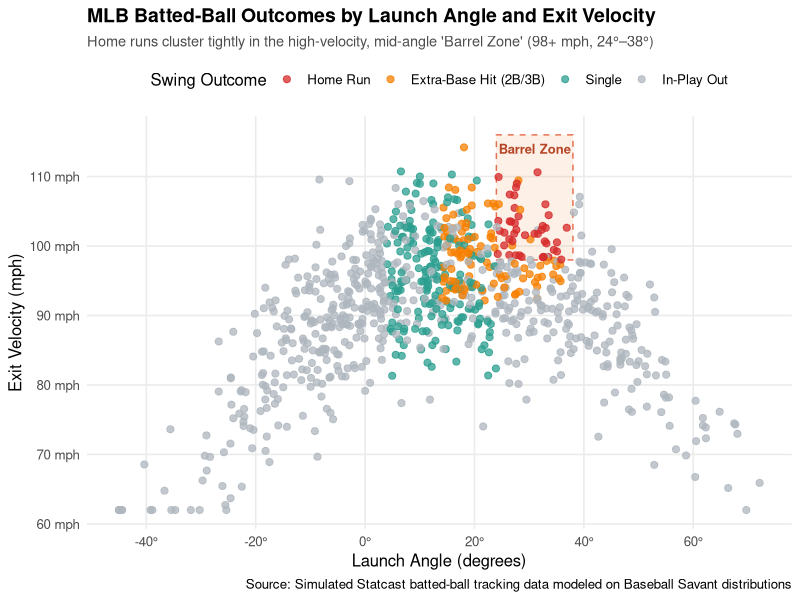

R code for this plot:
## ---- chunk 1
library(tidyverse)
## ---- chunk 2
#| fig-width: 8
#| fig-height: 5.5

set.seed(2026)

n_balls <- 900

statcast_sim <- tibble(
  pitch_type = sample(
    c("4-Seam Fastball", "Slider", "Changeup", "Curveball"),
    size = n_balls,
    replace = TRUE,
    prob = c(0.45, 0.25, 0.18, 0.12)
  ),
  bat_speed = rnorm(n_balls, mean = 72.5, sd = 4.2),
  launch_angle = rnorm(n_balls, mean = 14, sd = 22) |> pmin(75) |> pmax(-45),
  launch_speed = (45 + 0.72 * bat_speed - 0.012 * (launch_angle - 18)^2 +
    rnorm(n_balls, mean = 0, sd = 5.5)) |> pmin(116) |> pmax(62)
) |>
  mutate(
    outcome = case_when(
      launch_speed >= 98 & between(launch_angle, 24, 38) &
        runif(n_balls) < 0.78 ~ "Home Run",
      launch_speed >= 92 & between(launch_angle, 14, 36) &
        runif(n_balls) < 0.55 ~ "Extra-Base Hit (2B/3B)",
      launch_speed >= 78 & between(launch_angle, 4, 24) &
        runif(n_balls) < 0.65 ~ "Single",
      TRUE ~ "In-Play Out"
    ),
    outcome = factor(
      outcome,
      levels = c("Home Run", "Extra-Base Hit (2B/3B)", "Single", "In-Play Out")
    )
  )

ggplot(statcast_sim, aes(x = launch_angle, y = launch_speed, color = outcome)) +
  annotate(
    "rect",
    xmin = 24, xmax = 38, ymin = 98, ymax = 116,
    fill = "#f4a261", alpha = 0.15, color = "#e76f51", linetype = "dashed"
  ) +
  annotate(
    "text",
    x = 31, y = 114,
    label = "Barrel Zone",
    size = 3.3, fontface = "bold", color = "#b54527"
  ) +
  geom_point(alpha = 0.75, size = 2.1) +
  scale_color_manual(
    values = c(
      "Home Run" = "#d62828",
      "Extra-Base Hit (2B/3B)" = "#f77f00",
      "Single" = "#2a9d8f",
      "In-Play Out" = "#adb5bd"
    )
  ) +
  scale_x_continuous(breaks = seq(-40, 70, by = 20), labels = \(x) paste0(x, "°")) +
  scale_y_continuous(breaks = seq(60, 115, by = 10), labels = \(x) paste0(x, " mph")) +
  labs(
    title = "MLB Batted-Ball Outcomes by Launch Angle and Exit Velocity",
    subtitle = "Home runs cluster tightly in the high-velocity, mid-angle 'Barrel Zone' (98+ mph, 24°–38°)",
    x = "Launch Angle (degrees)",
    y = "Exit Velocity (mph)",
    color = "Swing Outcome",
    caption = "Source: Simulated Statcast batted-ball tracking data modeled on Baseball Savant distributions"
  ) +
  theme_minimal(base_size = 12) +
  theme(
    plot.title = element_text(face = "bold", size = 14),
    plot.subtitle = element_text(color = "gray30", size = 10.5),
    legend.position = "top",
    panel.grid.minor = element_blank()
  )
